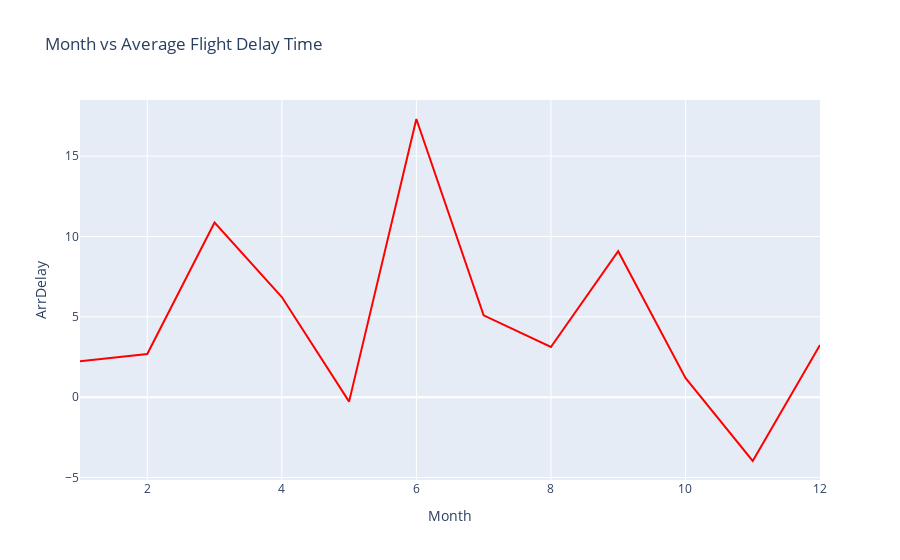

The cell this chart's notebook holds for it:
### Markdown cell above
#### To do:

*   Create a line plot with x-axis being the month and y-axis being computed average delay time. Update plot title,\
    xaxis, and yaxis title.

*   Hint: Scatter and line plot vary by updating mode parameter.

### Code cell
# Create line plot here
line = go.Figure(data=go.Scatter(x=line_data['Month'], y=line_data['ArrDelay'], mode='lines', marker=dict(color='red')))
# Updating layout through `update_layout`. Here we are adding title to the plot and providing title to x and y axis.
line.update_layout(title='Month vs Average Flight Delay Time', xaxis_title='Month', yaxis_title='ArrDelay')
# Display the figure
line.show()

### Figure 1 — Plotly figure (JSON) as saved in the notebook; plotly's stock layout.template omitted (floating-point values rounded to 4 significant figures)
{"data": [{"marker": {"color": "red"}, "mode": "lines", "x": [1, 2, 3, 4, 5, 6, 7, 8, 9, 10, 11, 12], "y": [2.233, 2.688, 10.87, 6.229, -0.2791, 17.31, 5.089, 3.122, 9.081, 1.2, -3.975, 3.241], "type": "scatter"}], "layout": {"title": {"text": "Month vs Average Flight Delay Time"}, "xaxis": {"title": {"text": "Month"}, "type": "linear", "range": [1, 12], "autorange": true}, "yaxis": {"title": {"text": "ArrDelay"}, "type": "linear", "range": [-5.158, 18.49], "autorange": true}, "autosize": true}}
